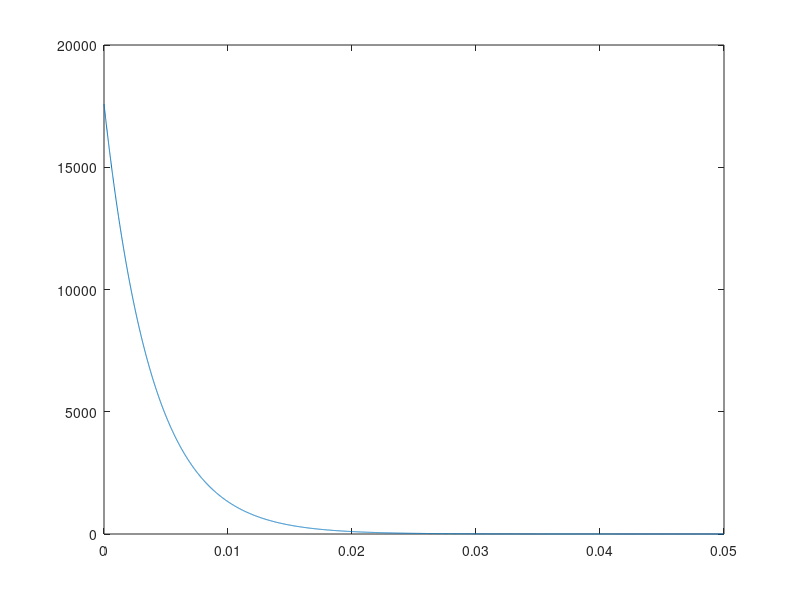

Reproduce this figure in MATLAB.
%Matlab
clear all
close all

%Definerer konstanter
V_n=24*10^3;
I_n=630;
Pi=3.141592;
e_n=2.718281828;
K=1; %Denner er ukjent inntil videre
w=2*Pi*50;

R_l=22.6;
L_l=87.3*10^(-3);

R_r=1.4;
L_r=18.5*10^(-3);

R_c=100;
C_c=96*10^(-9);

Z_l=sqrt(R_l^2+(2*Pi*50*L_l)^2);
pf=cos(atan(((2*Pi*50*L_l)/R_l)));

C=(w^2*R_l*L_l^2)/(R_l+w^2*L_l^2);

%Her definerer vi tidsrommet til bryteren:
t=0:0.00001:0.05;

%Søker så initsial verdiene for å bestemme K, K er spenningen U_l rett etter brudd.
%Antar at i=0 ved brudd

K=pf*sqrt(2)^2*C*I_n;

%Beregner så spenningen på venstre side.
for i=1:length(t)
	u_left(i)=K*e_n^(-(R_l/L_l).*t(i));
end

plot(t, u_left);
hold off;


